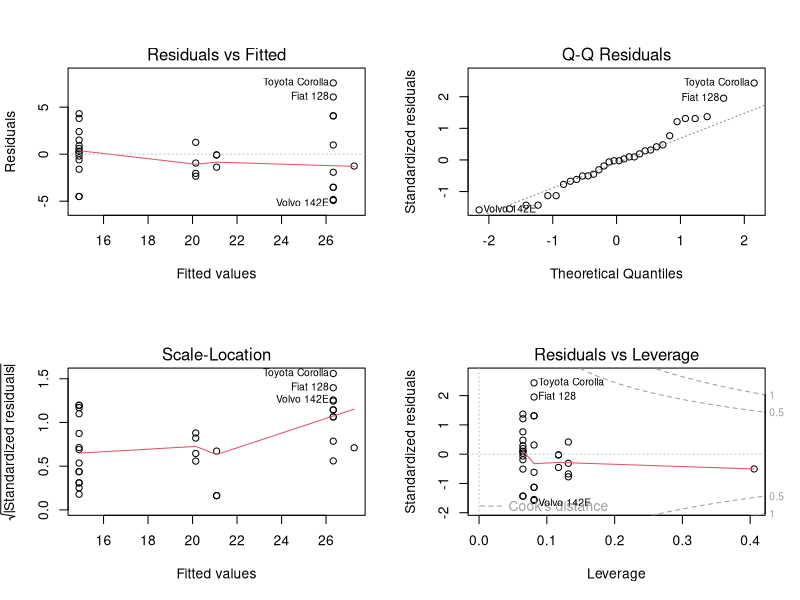
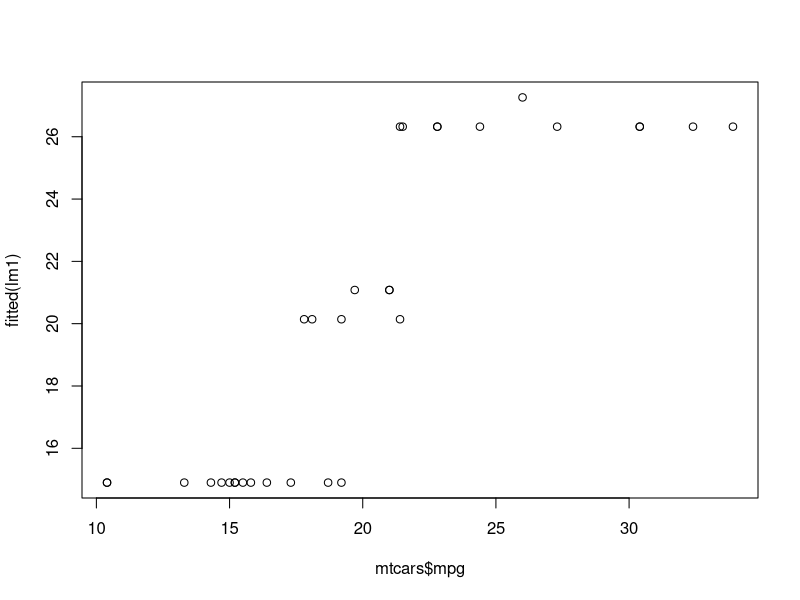
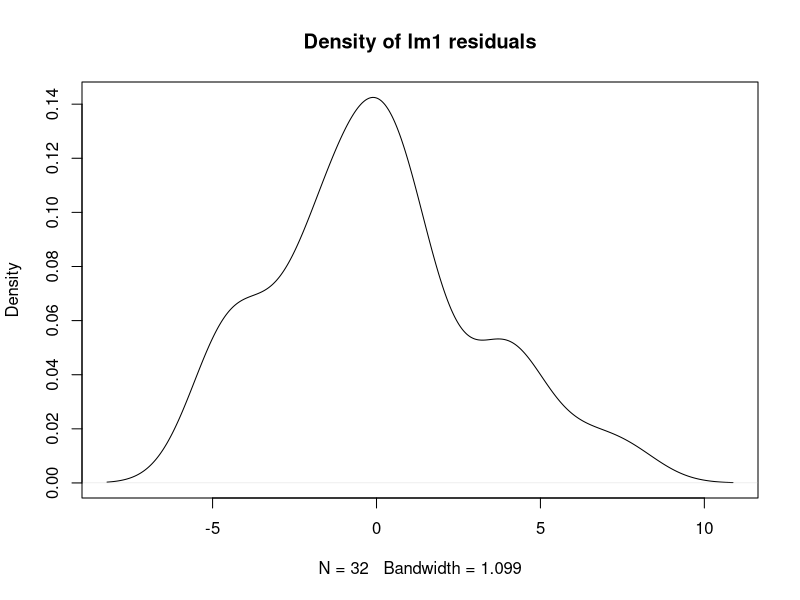
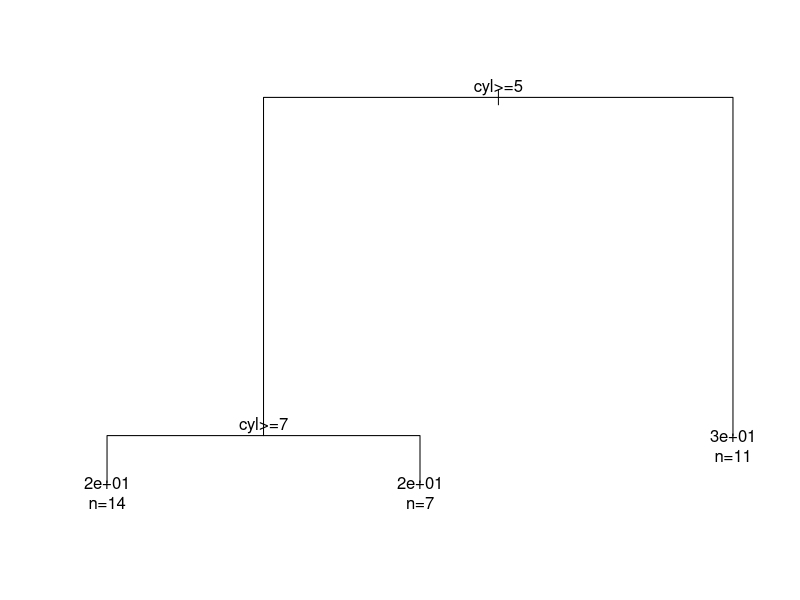

The R script that drew these images, in order: (Note: this script raises an error after producing the figures.)
## ---- chunk 1
knitr::opts_chunk$set(collapse = TRUE, dev = "png", comment = "#>")
#Sys.setlocale('LC_ALL','C') # Embed this directly in the Rmarkdown script that contains the Chinese character comment
options(digits=3)
options(max.print=200)
## ---- chunk 2
vec1 = c(1, 2, 3)
typeof(vec1)
class(vec1)
## ---- chunk 3
data1 = data.frame(x = 1:3, y = rnorm(3))

typeof(data1)

class(data1)
## ---- chunk 4
head
## ---- chunk 5
num_vec = c(1, 2, 3, 4, 5)
data_frame = data.frame(x = 1:5, y = rnorm(5))
## ---- chunk 6
head(num_vec, 3)
head(data_frame, 3)
## ---- chunk 7
methods("head")
## ---- chunk 8
lm1 = lm(mpg ~ cyl + vs, data = mtcars)
## ---- chunk 9
typeof(lm1)

class(lm1)
## ---- chunk 10
lm1
## ---- chunk 11
print(lm1)
## ---- chunk 12
identical(getS3method("print", "lm"), stats:::print.lm)
## ---- chunk 13
summary(lm1)
## ---- chunk 14
lm1summary = summary(lm1)
typeof(lm1summary)

class(lm1summary)
## ---- chunk 15
names(lm1summary)
## ---- chunk 16
oldpar = par(mfrow = c(2, 2))
plot(lm1)
par(oldpar)
## ---- chunk 17
predict(lm1, data.frame(cyl = c(6, 8), vs = c(1, 1)))
## ---- chunk 18
plot(mtcars$mpg, fitted(lm1))
## ---- chunk 19
plot(density(residuals(lm1)),
     main = "Density of lm1 residuals")
## ---- chunk 20
if(!require("rpart")) install.packages("rpart")
library(rpart)
## ---- chunk 21
tree_model = rpart(mpg ~ cyl + vs, data = mtcars)
## ---- chunk 22
typeof(tree_model)
class(tree_model)
## ---- chunk 23
print(tree_model)
## ---- chunk 24
summary(tree_model)
## ---- chunk 25
oldpar = par(xpd = NA)
plot(tree_model)
text(tree_model, use.n = TRUE)
par(oldpar)
## ---- chunk 26
generic_head = function(x, n)
    UseMethod("generic_head")
## ---- chunk 27
generic_head.default = function(x, n){
    x[1:n]
}
## ---- chunk 28
generic_head(num_vec, 3)
## ---- chunk 29
generic_head(data_frame, 3)
## ---- chunk 30
generic_head.data.frame = function(x, n) {
    x[1:n, ]
}
## ---- chunk 31
generic_head(data_frame, 3)
## ---- chunk 32
productor = function(name, price, inventory){
    obj = list(name = name,
               price = price,
               inventory = inventory)
    class(obj) = "product"
    obj
}
## ---- chunk 33
product = function(name, price, inventory){
    structure(list(name = name,
              price = price,
              inventory = inventory),
              class = "product")
}
## ---- chunk 34
laptop = product("Laptop", 499, 300)
## ---- chunk 35
typeof(laptop)

class(laptop)
## ---- chunk 36
print(laptop)
## ---- chunk 37
print.product = function(x, ...){
    cat("<product>\n")
    cat("name:", x$name, "\n")
    cat("price:", x$price, "\n")
    cat("inventory:", x$inventory, "\n")
    invisible(x)
}
## ---- chunk 38
laptop
## ---- chunk 39
laptop$name
laptop$price
laptop$inventory
## ---- chunk 40
cellphone = product("Phone", 249, 12000)
products = list(laptop, cellphone)
products
## ---- chunk 41
value = function(x, ...)
    UseMethod("value")

value.default = function(x, ...){
    stop("Value is undefined")
}
value.product = function(x, ...){
    x$price * x$inventory
}

## ---- chunk 42
value(laptop)
value(cellphone)

value(data_frame)
## ---- chunk 43
percent = function(x){
    stopifnot(is.numeric(x))
    class(x) = c("percent", "numeric")
    x
}
## ---- chunk 44
pct = percent(c(0.1, 0.05, 0.25))
pct
## ---- chunk 45
as.character.percent = function(x, ...){
    paste0(as.numeric(x) * 100, "%")
}
## ---- chunk 46
as.character(pct)
## ---- chunk 47
format.percent = function(x, ...){
    as.character(x, ...)
}
## ---- chunk 48
format(pct)
## ---- chunk 49
print.percent = function(x, ...){
    print(format.percent(x), quote = FALSE)
}
## ---- chunk 50
pct
## ---- chunk 51
pct + 0.2

pct * 0.5
## ---- chunk 52
sum(pct)

mean(pct)

max(pct)

min(pct)
## ---- chunk 53
sum.percent = function(...){
    percent(NextMethod("sum"))
}


mean.percent = function(x, ...){
    percent(NextMethod("mean"))
}

max.percent = function(...){
    percent(NextMethod("max"))
}

min.percent = function(...){
    percent(NextMethod("max"))
}
## ---- chunk 54
sum(pct)

mean(pct)

max(pct)

min(pct)
## ---- chunk 55
c.percent = function(x, ...){
    percent(NextMethod("c"))
}
## ---- chunk 56
c(pct, 0.12)
## ---- chunk 57
pct[1:3]
pct[[2]]
## ---- chunk 58
`[.percent` = function(x, i) {
    percent(NextMethod('['))
}

`[[.percent` = function(x, i){
    percent(NextMethod("[["))
}
## ---- chunk 59
pct[1:3]

pct[[2]]
## ---- chunk 60
data.frame(id = 1:3, pct)
## ---- chunk 61
Vehicle = function(class, name, speed) {
    obj = new.env(parent = emptyenv())
    obj$name = name
    obj$speed = speed
    obj$position = c(0, 0, 0)
    class(obj) = c(class, "vehicle")
    obj
}
## ---- chunk 62
Car = function(...){
    Vehicle(class = "car", ...)
}

Bus = function(...){
    Vehicle(class = "bus", ...)
}

Airplane = function(...){
    Vehicle(class = "airplane", ...)
}
## ---- chunk 63
car = Car("Model-A", 80)
bus = Bus("Medium-Bus", 40)
airplane = Airplane("Big-Plane", 800)
## ---- chunk 64
print.vehicle = function(x, ...){
    cat(sprintf("<vehicle: %s>\n", class(x)[1]))
    cat("name:", x$name, "\n")
    cat("speed:", x$speed, "km/h\n")
    cat("position:", paste(x$position, collapse = ", "), "\n")
}
## ---- chunk 65
car

bus

airplane
## ---- chunk 66
move = function(vehicle, x, y, z) {
    UseMethod("move")
}

move.vehicle = function(vehicle, movement) {
    if (length(movement) != 3){
        stop("All three dimensions must be specified to move a vehicle")
    }
    
    vehicle$position = vehicle$position + movement
    vehicle
}
## ---- chunk 67
move.bus = move.car = function(vehicle, movement) {
    if (length(movement) != 2){
        stop("This vehicle only supports 2d movement")
    }
    
    movement = c(movement, 0)
    NextMethod("move")
}
## ---- chunk 68
move.airplane = function(vehicle, movement) {
    if (length(movement) == 2){
        movement = c(movement, 0)
    }
    
    NextMethod("move")
}
## ---- chunk 69
move(car, c(1, 2, 3))
## ---- chunk 70
move(car, c(1, 2))
## ---- chunk 71
move(airplane, c(1, 2))
## ---- chunk 72
move(airplane, c(20,100,50))
